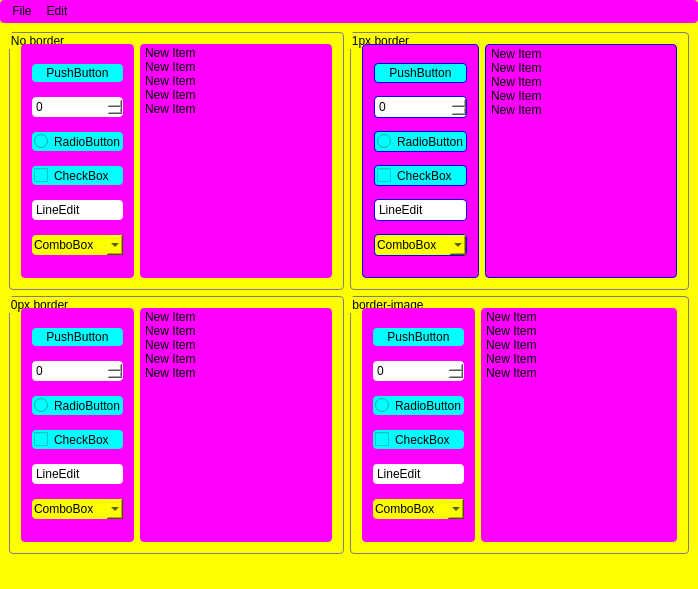
<?xml version="1.0" encoding="UTF-8"?>
<ui version="4.0">
 <class>MainWindow</class>
 <widget class="QMainWindow" name="MainWindow">
  <property name="geometry">
   <rect>
    <x>0</x>
    <y>0</y>
    <width>698</width>
    <height>589</height>
   </rect>
  </property>
  <property name="windowTitle">
   <string>MainWindow</string>
  </property>
  <property name="styleSheet">
   <string notr="true">* { 
	background: yellow;
	padding: 2px;
	border-radius: 4px;
}

QGroupBox {
	border: 1px solid gray;
}

QAbstractButton {
	background: cyan;
}

QFrame, QMenuBar {
	background: magenta;
}

QLineEdit, QSpinBox {
	background: white;
}

#gb1 * {
}

#gb2 * {
	border: 1px solid blue;
}

#gb3 * {
	border: 0px solid blue;
}

#gb4 * {
	border-image: url(&quot;images/pushbutton.png&quot;) 6 6 6 6;
	border-width:6px;
}
</string>
  </property>
  <widget class="QWidget" name="centralwidget">
   <layout class="QGridLayout" name="gridLayout_4">
    <item row="0" column="0">
     <widget class="QGroupBox" name="gb1">
      <property name="title">
       <string>No border</string>
      </property>
      <layout class="QHBoxLayout" name="horizontalLayout">
       <item>
        <widget class="QFrame" name="frame">
         <property name="frameShape">
          <enum>QFrame::StyledPanel</enum>
         </property>
         <property name="frameShadow">
          <enum>QFrame::Raised</enum>
         </property>
         <layout class="QVBoxLayout" name="verticalLayout_2">
          <item>
           <widget class="QPushButton" name="pushButton_4">
            <property name="text">
             <string>PushButton</string>
            </property>
           </widget>
          </item>
          <item>
           <widget class="QSpinBox" name="spinBox_2"/>
          </item>
          <item>
           <widget class="QRadioButton" name="radioButton_6">
            <property name="text">
             <string>RadioButton</string>
            </property>
           </widget>
          </item>
          <item>
           <widget class="QCheckBox" name="checkBox_4">
            <property name="text">
             <string>CheckBox</string>
            </property>
           </widget>
          </item>
          <item>
           <widget class="QLineEdit" name="lineEdit">
            <property name="text">
             <string>LineEdit</string>
            </property>
           </widget>
          </item>
          <item>
           <widget class="QComboBox" name="comboBox">
            <item>
             <property name="text">
              <string>ComboBox</string>
             </property>
            </item>
           </widget>
          </item>
         </layout>
        </widget>
       </item>
       <item>
        <widget class="QListWidget" name="listWidget_2">
         <item>
          <property name="text">
           <string>New Item</string>
          </property>
         </item>
         <item>
          <property name="text">
           <string>New Item</string>
          </property>
         </item>
         <item>
          <property name="text">
           <string>New Item</string>
          </property>
         </item>
         <item>
          <property name="text">
           <string>New Item</string>
          </property>
         </item>
         <item>
          <property name="text">
           <string>New Item</string>
          </property>
         </item>
        </widget>
       </item>
      </layout>
     </widget>
    </item>
    <item row="1" column="0">
     <widget class="QGroupBox" name="gb3">
      <property name="title">
       <string>0px border</string>
      </property>
      <layout class="QHBoxLayout" name="horizontalLayout_2">
       <item>
        <widget class="QFrame" name="frame_2">
         <property name="frameShape">
          <enum>QFrame::StyledPanel</enum>
         </property>
         <property name="frameShadow">
          <enum>QFrame::Raised</enum>
         </property>
         <layout class="QVBoxLayout" name="verticalLayout_3">
          <item>
           <widget class="QPushButton" name="pushButton_5">
            <property name="text">
             <string>PushButton</string>
            </property>
           </widget>
          </item>
          <item>
           <widget class="QSpinBox" name="spinBox_3"/>
          </item>
          <item>
           <widget class="QRadioButton" name="radioButton_7">
            <property name="text">
             <string>RadioButton</string>
            </property>
           </widget>
          </item>
          <item>
           <widget class="QCheckBox" name="checkBox_5">
            <property name="text">
             <string>CheckBox</string>
            </property>
           </widget>
          </item>
          <item>
           <widget class="QLineEdit" name="lineEdit_2">
            <property name="text">
             <string>LineEdit</string>
            </property>
           </widget>
          </item>
          <item>
           <widget class="QComboBox" name="comboBox_2">
            <item>
             <property name="text">
              <string>ComboBox</string>
             </property>
            </item>
           </widget>
          </item>
         </layout>
        </widget>
       </item>
       <item>
        <widget class="QListWidget" name="listWidget_3">
         <item>
          <property name="text">
           <string>New Item</string>
          </property>
         </item>
         <item>
          <property name="text">
           <string>New Item</string>
          </property>
         </item>
         <item>
          <property name="text">
           <string>New Item</string>
          </property>
         </item>
         <item>
          <property name="text">
           <string>New Item</string>
          </property>
         </item>
         <item>
          <property name="text">
           <string>New Item</string>
          </property>
         </item>
        </widget>
       </item>
      </layout>
     </widget>
    </item>
    <item row="1" column="1">
     <widget class="QGroupBox" name="gb4">
      <property name="title">
       <string>border-image</string>
      </property>
      <layout class="QHBoxLayout" name="horizontalLayout_4">
       <item>
        <widget class="QFrame" name="frame_4">
         <property name="frameShape">
          <enum>QFrame::StyledPanel</enum>
         </property>
         <property name="frameShadow">
          <enum>QFrame::Raised</enum>
         </property>
         <layout class="QVBoxLayout" name="verticalLayout_5">
          <item>
           <widget class="QPushButton" name="pushButton_7">
            <property name="text">
             <string>PushButton</string>
            </property>
           </widget>
          </item>
          <item>
           <widget class="QSpinBox" name="spinBox_5"/>
          </item>
          <item>
           <widget class="QRadioButton" name="radioButton_9">
            <property name="text">
             <string>RadioButton</string>
            </property>
           </widget>
          </item>
          <item>
           <widget class="QCheckBox" name="checkBox_7">
            <property name="text">
             <string>CheckBox</string>
            </property>
           </widget>
          </item>
          <item>
           <widget class="QLineEdit" name="lineEdit_4">
            <property name="text">
             <string>LineEdit</string>
            </property>
           </widget>
          </item>
          <item>
           <widget class="QComboBox" name="comboBox_4">
            <item>
             <property name="text">
              <string>ComboBox</string>
             </property>
            </item>
           </widget>
          </item>
         </layout>
        </widget>
       </item>
       <item>
        <widget class="QListWidget" name="listWidget_5">
         <item>
          <property name="text">
           <string>New Item</string>
          </property>
         </item>
         <item>
          <property name="text">
           <string>New Item</string>
          </property>
         </item>
         <item>
          <property name="text">
           <string>New Item</string>
          </property>
         </item>
         <item>
          <property name="text">
           <string>New Item</string>
          </property>
         </item>
         <item>
          <property name="text">
           <string>New Item</string>
          </property>
         </item>
        </widget>
       </item>
      </layout>
     </widget>
    </item>
    <item row="0" column="1">
     <widget class="QGroupBox" name="gb2">
      <property name="title">
       <string>1px border</string>
      </property>
      <layout class="QHBoxLayout" name="horizontalLayout_3">
       <item>
        <widget class="QFrame" name="frame_3">
         <property name="frameShape">
          <enum>QFrame::StyledPanel</enum>
         </property>
         <property name="frameShadow">
          <enum>QFrame::Raised</enum>
         </property>
         <layout class="QVBoxLayout" name="verticalLayout_4">
          <item>
           <widget class="QPushButton" name="pushButton_6">
            <property name="text">
             <string>PushButton</string>
            </property>
           </widget>
          </item>
          <item>
           <widget class="QSpinBox" name="spinBox_4"/>
          </item>
          <item>
           <widget class="QRadioButton" name="radioButton_8">
            <property name="text">
             <string>RadioButton</string>
            </property>
           </widget>
          </item>
          <item>
           <widget class="QCheckBox" name="checkBox_6">
            <property name="text">
             <string>CheckBox</string>
            </property>
           </widget>
          </item>
          <item>
           <widget class="QLineEdit" name="lineEdit_3">
            <property name="text">
             <string>LineEdit</string>
            </property>
           </widget>
          </item>
          <item>
           <widget class="QComboBox" name="comboBox_3">
            <item>
             <property name="text">
              <string>ComboBox</string>
             </property>
            </item>
           </widget>
          </item>
         </layout>
        </widget>
       </item>
       <item>
        <widget class="QListWidget" name="listWidget_4">
         <item>
          <property name="text">
           <string>New Item</string>
          </property>
         </item>
         <item>
          <property name="text">
           <string>New Item</string>
          </property>
         </item>
         <item>
          <property name="text">
           <string>New Item</string>
          </property>
         </item>
         <item>
          <property name="text">
           <string>New Item</string>
          </property>
         </item>
         <item>
          <property name="text">
           <string>New Item</string>
          </property>
         </item>
        </widget>
       </item>
      </layout>
     </widget>
    </item>
   </layout>
  </widget>
  <widget class="QMenuBar" name="menubar">
   <property name="geometry">
    <rect>
     <x>0</x>
     <y>0</y>
     <width>698</width>
     <height>24</height>
    </rect>
   </property>
   <widget class="QMenu" name="menuFile">
    <property name="title">
     <string>File</string>
    </property>
    <addaction name="actionOpen"/>
    <addaction name="actionClose"/>
   </widget>
   <widget class="QMenu" name="menuEdit">
    <property name="title">
     <string>Edit</string>
    </property>
   </widget>
   <addaction name="menuFile"/>
   <addaction name="menuEdit"/>
  </widget>
  <widget class="QStatusBar" name="statusbar"/>
  <action name="actionOpen">
   <property name="text">
    <string>Open</string>
   </property>
  </action>
  <action name="actionClose">
   <property name="text">
    <string>Close</string>
   </property>
  </action>
 </widget>
 <resources/>
 <connections/>
</ui>
